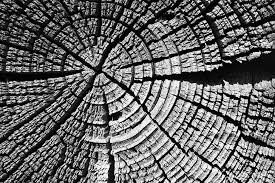
#> input picture Edge_Detectors/img.jpeg, 275 x 183 px
$ python Sobel.py   (older library calls are emulated)
#> lines starting #> are read from the running program, lines starting #| are printed output that depends on the picture
import cv2
import numpy as np
from matplotlib import pyplot as plt
img = cv2.imread('img.jpeg', cv2.IMREAD_GRAYSCALE)
#> img is the input picture: shape (183, 275); min 0, max 255, mean 103.5
sobelx = cv2.Sobel(img, cv2.CV_64F, 1, 0, ksize=3)
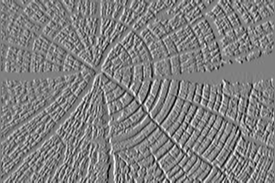
#> sobelx: shape (183, 275) float64; min -995, max 989, mean 0.3; drawn with min black and max white
sobely = cv2.Sobel(img, cv2.CV_64F, 0, 1, ksize=3)
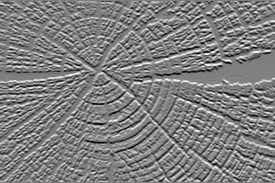
#> sobely: shape (183, 275) float64; min -962, max 968, mean 2.3; drawn with min black and max white
sobel_combined = cv2.magnitude(sobelx, sobely)
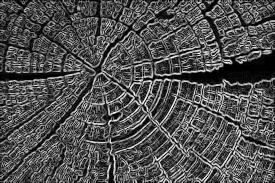
#> sobel_combined: shape (183, 275) float64; min 0, max 1053.5, mean 337.1; drawn with min black and max white
plt.subplot(1,3,1), plt.imshow(sobelx, cmap='gray'), plt.title('Sobel X')
plt.subplot(1,3,2), plt.imshow(sobely, cmap='gray'), plt.title('Sobel Y')
plt.subplot(1,3,3), plt.imshow(sobel_combined, cmap='gray'), plt.title('Combined')
plt.show()
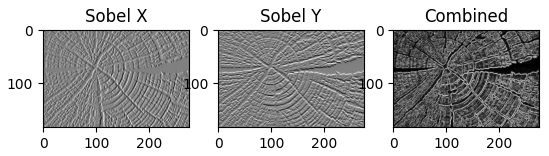
#> figure drawn by matplotlib, 3 panels
